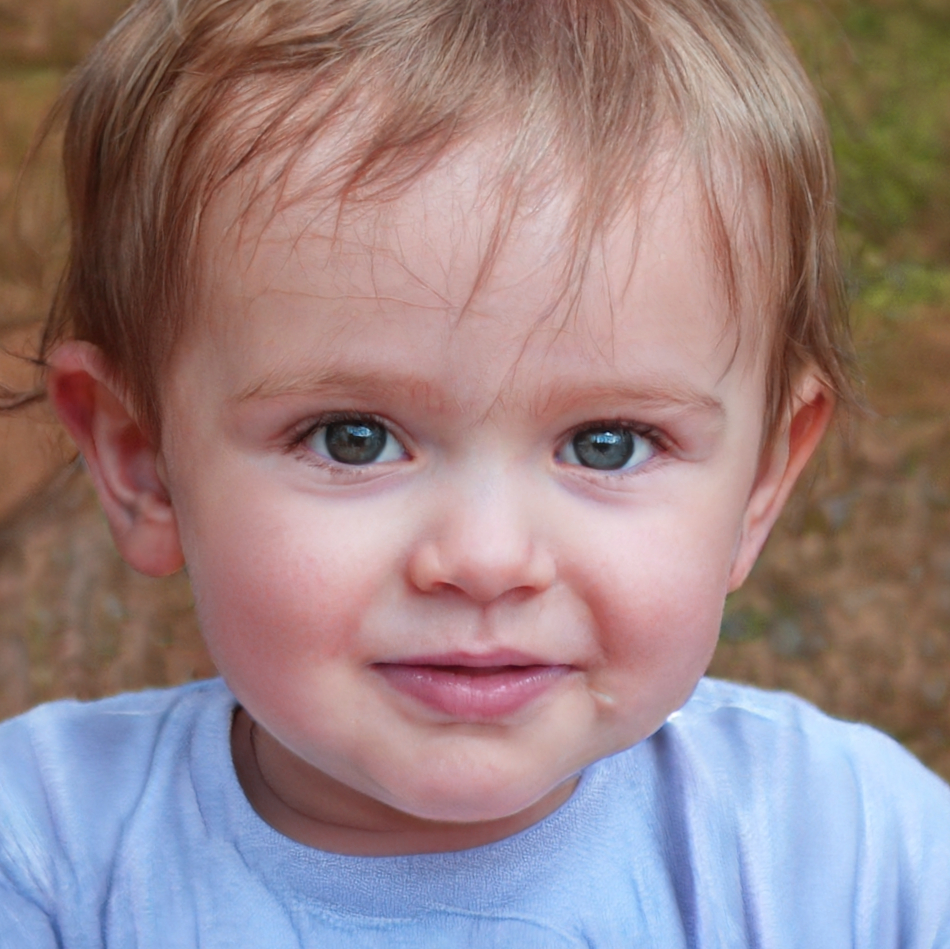
#> input picture prueba/prueba.jpg, 950 x 949 px
$ python prueba.py
#> lines starting #> are read from the running program, lines starting #| are printed output that depends on the picture
from PIL import Image,ImageFilter

imagen = Image.open("prueba/prueba.jpg")
#> imagen is the input picture: PIL image 950x949 RGB; mean R, G, B 153, 130.6, 132
escalado = imagen.resize((512,512))
grises = escalado.convert("L")
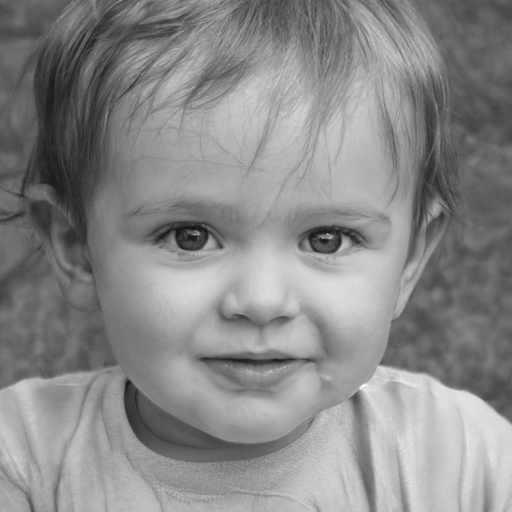
#> grises: PIL image 512x512 L; min 15, max 255, mean 137.5
bordes = grises.filter(ImageFilter.FIND_EDGES)
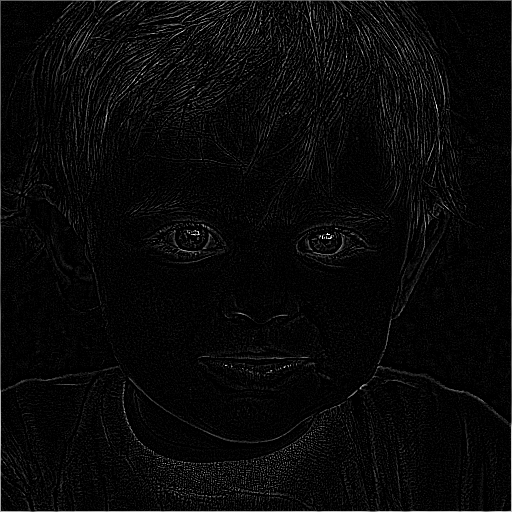
#> bordes: PIL image 512x512 L; min 0, max 255, mean 9
blancoynegro = bordes.point(lambda x:0 if x < 50 else 255,'1')
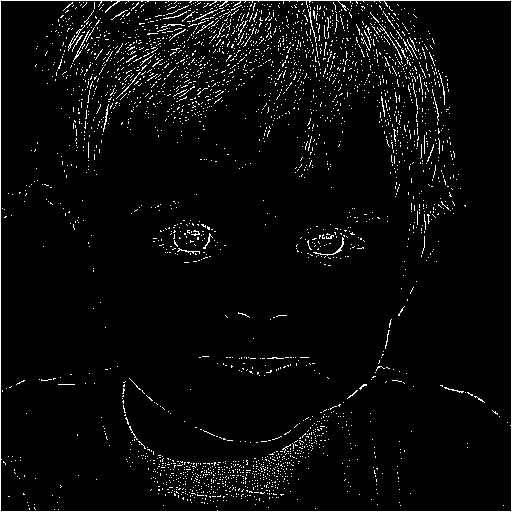
#> blancoynegro: PIL image 512x512 1; 4% white in thin lines or dots
pixeles = blancoynegro.load()
anchurabloque = 3
longitud = pow(2,pow(anchurabloque,2))
lista = []
for i in range(0,longitud):
    lista.append(0)
for xi in range(0,512-anchurabloque):
    for yi in range(0,512-anchurabloque):
        cadena = ""
        for x in range(0,anchurabloque):
            for y in range(0,anchurabloque):
                if pixeles[xi+x,yi+y] == 255:
                    cadena += "1"
                else:
                    cadena += "0"
        lista[int(cadena,2)] += 1
mejorcandidato = 100000000
mejortipo = ""
memoria = open("memoria.txt",'r')
#> (reads memoria.txt from the repository)
#> (the run stopped early here; a loop or call above may not have finished)
